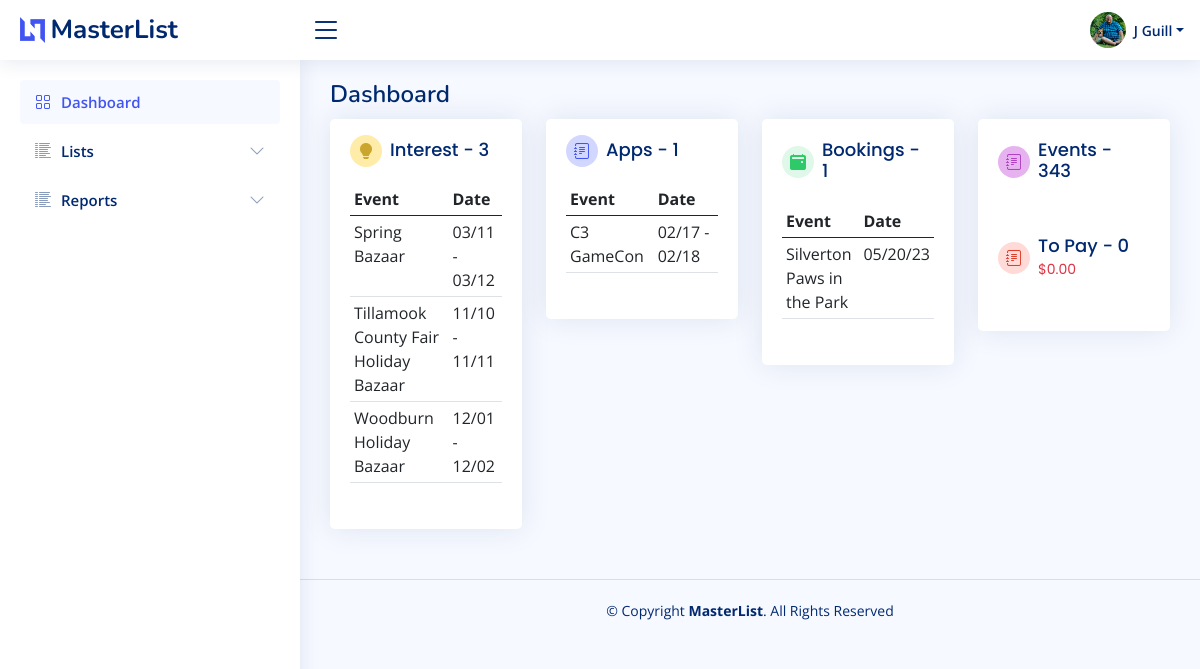
The page /home (signed in) on the database as committed earlier.
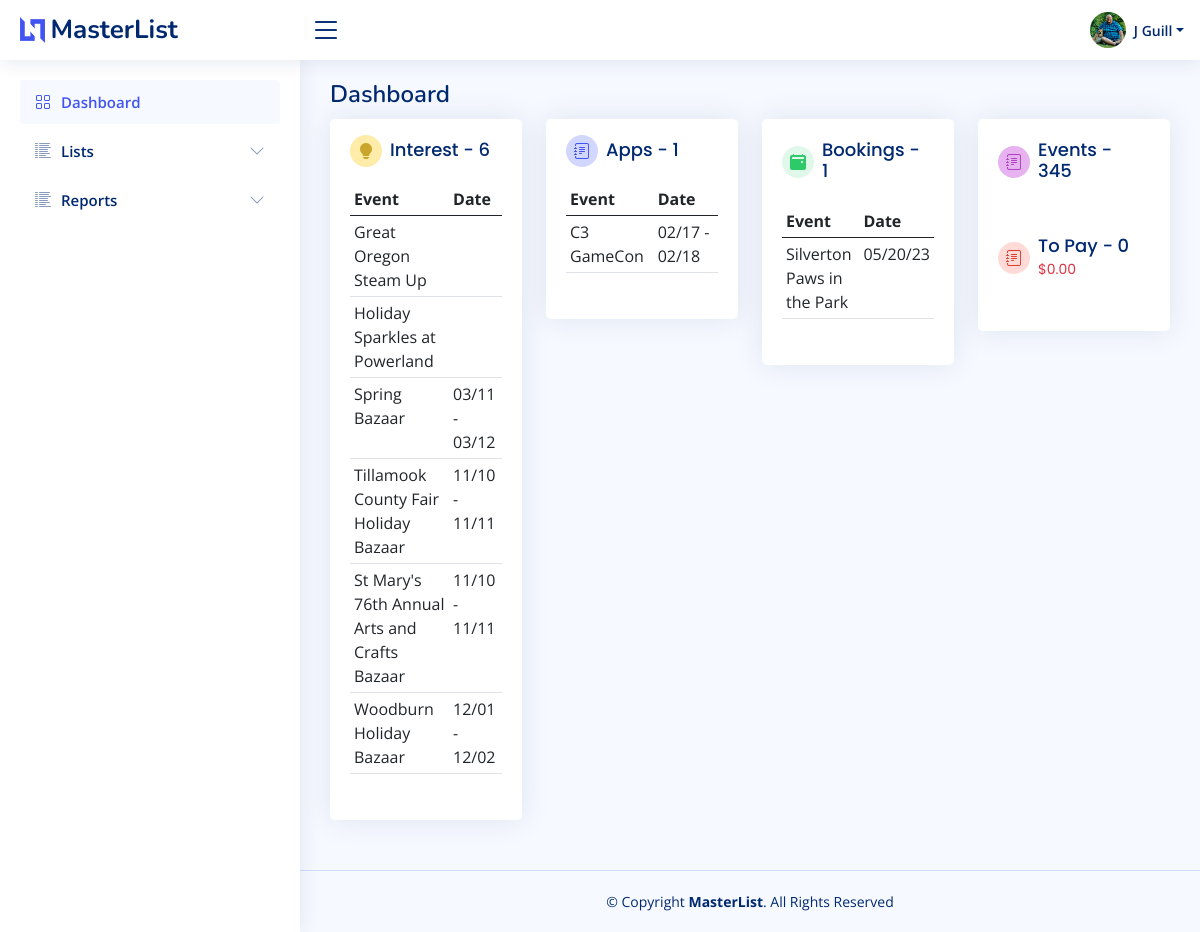
The same page on the database as committed later.
### bazaar/models.py (models this page shows, shortened)
class User(db.Model, UserMixin):
    id = db.Column(db.Integer, primary_key=True)
    firstname = db.Column(db.String(150))
    lastname = db.Column(db.String(150))
    company = db.Column(db.String(150))
    title = db.Column(db.String(50))
    aboutme = db.Column(db.Text)
    address = db.Column(db.String(150))
    city = db.Column(db.String(150))
    state = db.Column(db.String(2))
    postalcode = db.Column(db.String(20))
    phone = db.Column(db.String(20))
    email = db.Column(db.String(150), unique=True)
    dob = db.Column(db.Date)
    avatar_filename = db.Column(db.Text)
    avatar_url = db.Column(db.String(250))
    twitter = db.Column(db.String(255))
    instagram = db.Column(db.String(255))
    facebook = db.Column(db.String(255))
    linkedin = db.Column(db.String(255))
    username = db.Column(db.String(150), unique=True)
    password = db.Column(db.String(150))
    date_created = db.Column(db.DateTime(timezone=True), server_default=func.now())
    def fullname(self):
        return self.firstname + " " + self.lastname
    def firstinit_lastname(self):
        return self.firstname[:1] + " " + self.lastname

class Booking(db.Model):
    id = db.Column(db.Integer, primary_key=True)
    kd_appopen_new = db.Column(db.Date)
    kd_appopen_return = db.Column(db.Date)
    kd_appdeadline_new = db.Column(db.Date)
    kd_appdeadline_return = db.Column(db.Date)
    cl_appsubmission = db.Column(db.Boolean, default=False)
    cl_interested = db.Column(db.Boolean, default=True)
    cl_appapproved = db.Column(db.Boolean, default=False)
    cl_feepaid = db.Column(db.Boolean, default=False)
    cl_electrequest = db.Column(db.Boolean, default=False)
    cl_sendproductpic = db.Column(db.Boolean, default=False)
    cl_sendlogo = db.Column(db.Boolean, default=False)
    cl_sendbio = db.Column(db.Boolean, default=False)
    info_wifipassword = db.Column(db.String(100))
    info_datestart = db.Column(db.Date)
    info_dateend = db.Column(db.Date)
    info_timestart = db.Column(db.Time)
    info_timeend = db.Column(db.Time)
    info_loadindatetime = db.Column(db.DateTime)
    info_loadoutdatetime = db.Column(db.DateTime)
    info_boothfee = db.Column(db.Float)
    info_whatfeeincludes = db.Column(db.Text)
    info_boothlocation = db.Column(db.String(100))
    cl_wifiavailable = db.Column(db.Boolean, default=False)
    cl_foodavailable = db.Column(db.Boolean, default=False)
    info_foodpurchase = db.Column(db.String(100))
    date_created = db.Column(db.DateTime(timezone=True), server_default=func.now())
    date_updated = db.Column(db.DateTime(timezone=True), onupdate=func.now())
    eventid = db.Column(db.Integer, db.ForeignKey('master_list.id'))
    notes = db.relationship("Notes", backref=backref("booking_notes", uselist=False))
    event = db.relationship("MasterList", backref=backref("booking_event", uselist=False))

class MasterList(db.Model):
    id = db.Column(db.Integer, primary_key=True)
    event_name = db.Column(db.String(150))
    january = db.Column(db.Boolean, default=False)
    february = db.Column(db.Boolean, default=False)
    march = db.Column(db.Boolean, default=False)
    april = db.Column(db.Boolean, default=False)
    may = db.Column(db.Boolean, default=False)
    june = db.Column(db.Boolean, default=False)
    july = db.Column(db.Boolean, default=False)
    august = db.Column(db.Boolean, default=False)
    september = db.Column(db.Boolean, default=False)
    october = db.Column(db.Boolean, default=False)
    november = db.Column(db.Boolean, default=False)
    december = db.Column(db.Boolean, default=False)
    first = db.Column(db.Boolean, default=True)
    second = db.Column(db.Boolean, default=True)
    third = db.Column(db.Boolean, default=True)
    fourth = db.Column(db.Boolean, default=True)
    last = db.Column(db.Boolean, default=True)
    friday = db.Column(db.Boolean, default=False)
    saturday = db.Column(db.Boolean, default=False)
    sunday = db.Column(db.Boolean, default=False)
    monday = db.Column(db.Boolean, default=False)
    tuesday = db.Column(db.Boolean, default=False)
    wednesday = db.Column(db.Boolean, default=False)
    thursday = db.Column(db.Boolean, default=False)
    updated = db.Column(db.Date)
    imagesrc = db.Column(db.Text)
    attendance = db.Column(db.Integer)
    exibitors = db.Column(db.Integer)
    website = db.Column(db.Text)
    dates_text = db.Column(db.Text)
    type_bazaar = db.Column(db.Boolean, default=False)
    type_holiday = db.Column(db.Boolean, default=False)
    type_art = db.Column(db.Boolean, default=False)
    type_festival = db.Column(db.Boolean, default=False)
    type_flea = db.Column(db.Boolean, default=False)
    type_health = db.Column(db.Boolean, default=False)
    type_market = db.Column(db.Boolean, default=False)
    date_created = db.Column(db.DateTime(timezone=True), server_default=func.now())
    date_updated = db.Column(db.DateTime(timezone=True), onupdate=func.now())
    venuefk = db.Column(db.Integer, db.ForeignKey('venue.id'))
    promoterfk = db.Column(db.Integer, db.ForeignKey('promoter.id'))
    venue = db.relationship("Venue", backref=backref("venue", uselist=False))
    promoter = db.relationship("Promoter", backref=backref("promoter", uselist=False))
    notes = db.relationship("Notes", backref=backref("notes", uselist=False))

### bazaar/templates/base/base.py (the view)
@base.route("/")
@base.route("/home")
@login_required
def home():
    countrec = db.session.query(func.count(MasterList.id)).scalar()
    countinterest = db.session.query(func.count(Booking.id)).filter(Booking.cl_interested == True).filter(
        and_(Booking.cl_appsubmission == False, Booking.cl_appapproved == False)).scalar()
    interests = db.session.query(Booking).filter(Booking.cl_interested == True).filter(
        and_(Booking.cl_appsubmission == False, Booking.cl_appapproved == False)).order_by(Booking.info_datestart).all()
    countapps = db.session.query(func.count(Booking.id)).filter(Booking.cl_appsubmission == True).filter(and_(
        Booking.cl_appapproved == False, Booking.cl_interested == True)).scalar()
    applications = db.session.query(Booking).filter(Booking.cl_appsubmission == True).filter(and_(
        Booking.cl_appapproved == False, Booking.cl_interested == True)).all()
    countbookings = db.session.query(func.count(Booking.id)).filter(Booking.cl_appapproved == True).scalar()
    bookings = db.session.query(Booking).filter(Booking.cl_interested == True).filter(
        and_(Booking.cl_appsubmission == True, Booking.cl_appapproved == True)).all()
    countpay = db.session.query(func.count(Booking.id)).filter(Booking.cl_appapproved == True).filter(
        Booking.cl_feepaid == False).scalar()
    amountpay = db.session.query(func.sum(Booking.info_boothfee)).filter(Booking.cl_appapproved == True).filter(
        Booking.cl_feepaid == False).scalar()
    content = {"user": User,
               "countrec": countrec,
               "countinterest": countinterest,
               "interests": interests,
               "countapps": countapps,
               "applications": applications,
               "countbookings": countbookings,
               "bookings": bookings,
               "amountpay": amountpay,
               "countpay": countpay
               }
    return render_template("base/dashboard.html", **content)

### bazaar/templates/base/dashboard.html (shortened to what this page needs)
{% extends "base/base.html" %}
{% block page_title %}
    Dashboard
{% endblock page_title %}
{% block main_content %}
    <section class="section dashboard">
        <div class="row">
            <div class="col-lg-3 col-sm-12 order-last">
                <div class="card">
                    <div class="card-body">
                        <div class="d-flex align-items-center info-card events-card">
                            <div class="card-icon rounded-circle d-flex align-items-center justify-content-center">
                                <i class="bi bi-journal-text"></i>
                            </div>
                            <h5 class="card-title px-2">Events - {{ countrec }}</h5>
                        </div>
                        <div class="d-flex align-items-center info-card topay-card">
                            <div class="card-icon rounded-circle d-flex align-items-center justify-content-center">
                                <i class="bi bi-journal-text"></i>
                            </div>
                            <h5 class="card-title px-2">To Pay - {{ countpay }}
                                <span class="small text-danger">{% if countpay == 0 %}{{ "${:,.2f}".format(0.00) }}
                                {% endif %}</span></h5>
                        </div>
                    </div>
                </div>
            </div>
            <div class="col-lg-3 col-sm-12 order-3">
                <div class="card info-card bookings-card">
                    <div class="card-body">
                        <div class="d-flex align-items-center">
                            <div class="card-icon rounded-circle d-flex align-items-center justify-content-center">
                                <i class="bi bi-calendar2-event-fill"></i>
                            </div>
                            <h5 class="card-title px-2">Bookings - {{ countbookings }}</h5>
                        </div>
                        <table class="table table-hover table-sm">
                            <thead>
                            <tr>
                                <th>Event</th>
                                <th>Date</th>
                            </tr>
                            </thead>
                            <tbody>
                            {% for booking in bookings %}
                                <tr onclick="location.href='{{ url_for('booking.home', id=booking.eventid) }}'"
                                    {% if booking.cl_interested == True and booking.cl_appsubmission == False %}style="background-color: skyblue"{% endif %}>
                                    <td>
                                        {{ booking.event.event_name }}</td>
                                    <td>
                                        {% if booking.info_dateend != booking.info_datestart %}
                                            {{ booking.info_datestart|format_date("%m/%d") }} -
                                            {{ booking.info_dateend|format_date("%m/%d") }}
                                        {% else %}
                                            {{ booking.info_datestart|format_date("%m/%d/%y") }}
                                        {% endif %}
                                    </td>
                                </tr>
                            {% endfor %}
                            </tbody>
                        </table>
                    </div>
                </div>
            </div>
            <div class="col-lg-3 col-sm-12 order-2">
                <div class="card info-card applications-card">
                    <div class="card-body">
                        <div class="d-flex align-items-center">
                            <div class="card-icon rounded-circle d-flex align-items-center justify-content-center">
                                <i class="bi bi-journal-text"></i>
                            </div>
                            <h5 class="card-title px-2">Apps - {{ countapps }}</h5>
                        </div>
                        <table class="table table-hover table-sm">
                            <thead>
                            <tr>
                                <th>Event</th>
                                <th>Date</th>
                            </tr>
                            </thead>
                            <tbody>
                            {% for app in applications %}
                                <tr onclick="location.href='{{ url_for('booking.home', id=app.eventid) }}'"
                                    {% if app.cl_interested == True and app.cl_appsubmission == False %}style="background-color: skyblue"{% endif %}>
                                    <td>
                                        {{ app.event.event_name }}</td>
                                    <td>
                                        {% if app.info_datestart != None %}
                                            {% if app.info_dateend != app.info_datestart %}
                                                {{ app.info_datestart|format_date("%m/%d") }} -
                                                {{ app.info_dateend|format_date("%m/%d") }}
                                            {% else %}
                                                {{ app.info_datestart|format_date("%m/%d/%y") }}
                                            {% endif %}
                                        {% endif %}
                                    </td>
                                </tr>
                            {% endfor %}
                            </tbody>
                        </table>
                    </div>
                </div>
            </div>
            <div class="col-lg-3 col-sm-12 order-1">
                <div class="card info-card interest-card">
                    <div class="card-body">
                        <div class="d-flex align-items-center">
                            <div class="card-icon rounded-circle d-flex align-items-center justify-content-center">
                                <i class="bi bi-lightbulb-fill"></i>
                            </div>
                            <h5 class="card-title px-2">Interest - {{ countinterest }}</h5>
                        </div>
                        <table class="table table-hover table-sm">
                            <thead>
                            <tr>
                                <th>Event</th>
                                <th>Date</th>
                            </tr>
                            </thead>
                            <tbody>
                            {% for interest in interests %}
                                <tr onclick="location.href='{{ url_for('booking.home', id=interest.eventid) }}'"
                                    {% if interest.cl_interested == True and interest.cl_interestsubmission == False %}style="background-color: skyblue"{% endif %}>
                                    <td>
                                        {{ interest.event.event_name }}</td>
                                    <td>
                                        {% if interest.info_datestart != None %}
                                            {% if interest.info_dateend != interest.info_datestart %}
                                                {{ interest.info_datestart|format_date("%m/%d") }} -
                                                {{ interest.info_dateend|format_date("%m/%d") }}
                                            {% else %}
                                                {{ interest.info_datestart|format_date("%m/%d/%y") }}
                                            {% endif %}
                                        {% endif %}
                                    </td>
                                </tr>
                            {% endfor %}
                            </tbody>
                        </table>
                    </div>
                </div>
            </div>
        </div>
    </section>
{% endblock main_content %}

### bazaar/templates/base/header.html (shortened to what this page needs)
<header id="header" class="header fixed-top d-flex align-items-center">
    <div class="d-flex align-items-center justify-content-between">
        <a href="{{ url_for('base.home') }}" class="logo d-flex align-items-center">
            <img src="{{ url_for('static', filename="img/logo.png") }}"
                 alt="">
            <span class="d-none d-lg-block">MasterList</span>
        </a>
        <i class="bi bi-list toggle-sidebar-btn"></i>
    </div>
    <nav class="header-nav ms-auto">
        <ul class="d-flex align-items-center">
            <li class="nav-item dropdown pe-3">
                <a class="nav-link nav-profile d-flex align-items-center pe-0" href="#" data-bs-toggle="dropdown"
                   id="navbarProfile">
                    <img src="{{ url_for('static', filename='img/avatar/'+current_user.avatar_filename) }}"
                         alt="Profile" class="rounded-circle">
                    <span class="d-none d-md-block dropdown-toggle ps-2">{{ current_user.firstinit_lastname() }}</span>
                </a>
            </li>
        </ul>
    </nav>
</header>

Rows that differ between the two databases and show on the page:
added Booking: event.event_name "Great Oregon Steam Up", shown under "Interest - 6"
added Booking: event.event_name "Holiday Sparkles at Powerland", shown under "Interest - 6"
added Booking: event.event_name "St Mary's 76th Annual Arts and Crafts Bazaar", info_datestart "11/10", info_dateend "11/11", shown under "Interest - 6"
Other text that changed with them:
{{ countrec }}: "343" → "345"
{{ countinterest }}: "3" → "6"
